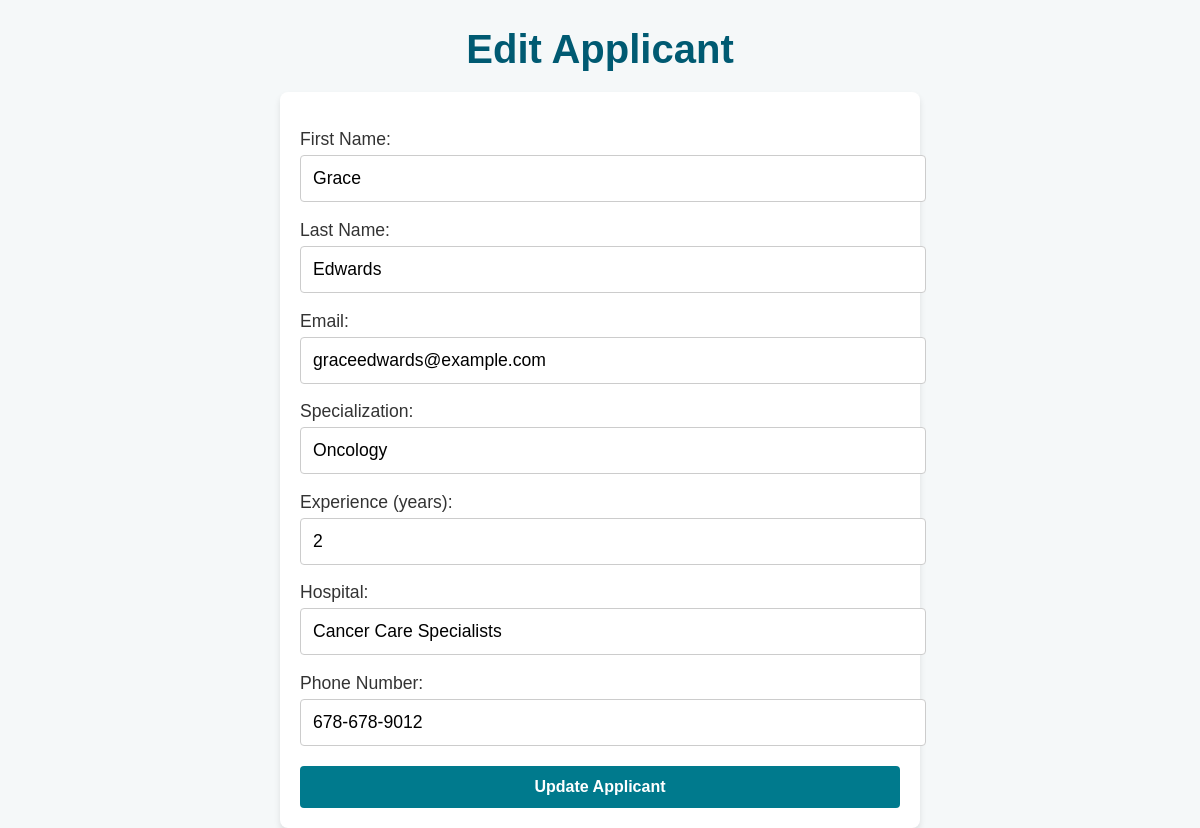
The app's page /edit.php?id=33 with its own data.
### tables this page shows
CREATE TABLE job_applicants (
    id INT AUTO_INCREMENT PRIMARY KEY,
    first_name VARCHAR(100) NOT NULL,
    last_name VARCHAR(100) NOT NULL,
    email VARCHAR(100) NOT NULL UNIQUE,
    specialization VARCHAR(100) NOT NULL,
    experience INT NOT NULL,
    hospital VARCHAR(150) NOT NULL,
    phone_number VARCHAR(15) NOT NULL,
    date_applied DATETIME DEFAULT CURRENT_TIMESTAMP
);

### core/models.php (called while the page is built, shortened)
<?php
function getApplicantByID($pdo, $id) {
    try {
        $stmt = $pdo->prepare("SELECT * FROM job_applicants WHERE id = :id");
        $stmt->execute([':id' => $id]);
        $result = $stmt->fetch(PDO::FETCH_ASSOC);
        return [
            'message' => $result ? 'Applicant retrieved successfully.' : 'Applicant not found.',
            'statusCode' => $result ? 200 : 400,
            'querySet' => $result
        ];
    } catch (PDOException $e) {
        return [
            'message' => 'Failed to retrieve applicant: ' . $e->getMessage(),
            'statusCode' => 400
        ];
    }
}
?>

### edit.php (the view, shortened to what this page needs)
<?php
require_once 'core/dbConfig.php';
require_once 'core/models.php';
if (isset($_GET['id'])) {
    $id = $_GET['id'];
    $applicantData = getApplicantByID($pdo, $id);
    if ($applicantData['statusCode'] === 200) {
        $applicant = $applicantData['querySet'];
    } else {
        $_SESSION['message'] = $applicantData['message'];
        header('Location: index.php');
        exit();
    }
}
?>
<!DOCTYPE html>
<html lang="en">
<head>
    <link rel="stylesheet" href="styles.css">
</head>
<body>
    <h1>Edit Applicant</h1>
    <form action="edit.php" method="POST">
        <p>
            <label for="first_name">First Name:</label>
            <input type="text" name="first_name" value="<?php echo $applicant['first_name']; ?>" required>
        </p>
        <p>
            <label for="last_name">Last Name:</label>
            <input type="text" name="last_name" value="<?php echo $applicant['last_name']; ?>" required>
        </p>
        <p>
            <label for="email">Email:</label>
            <input type="email" name="email" value="<?php echo $applicant['email']; ?>" required>
        </p>
        <p>
            <label for="specialization">Specialization:</label>
            <input type="text" name="specialization" value="<?php echo $applicant['specialization']; ?>" required>
        </p>
        <p>
            <label for="experience">Experience (years):</label>
            <input type="number" name="experience" value="<?php echo $applicant['experience']; ?>" required>
        </p>
        <p>
            <label for="hospital">Hospital:</label>
            <input type="text" name="hospital" value="<?php echo $applicant['hospital']; ?>" required>
        </p>
        <p>
            <label for="phone_number">Phone Number:</label>
            <input type="text" name="phone_number" value="<?php echo $applicant['phone_number']; ?>" required>
        </p>
        <button type="submit">Update Applicant</button>
    </form>
</body>
</html>

### styles.css (style rules this page uses)
body { font-family: 'Arial', sans-serif; margin: 0; padding: 0; background-color: #F5F8F9; color: #333; }
h1 { text-align: center; color: #005A72; font-size: 2.5em; margin-bottom: 20px; font-weight: bold; }
form { background-color: #ffffff; padding: 20px; border-radius: 8px; box-shadow: 0px 4px 6px rgba(0, 0, 0, 0.1); max-width: 600px; margin: 0 auto; }
form p { margin-bottom: 15px; font-size: 1.1em; }
form input, form button { width: 100%; padding: 12px; font-size: 1em; margin-top: 5px; border: 1px solid #ccc; border-radius: 4px; }
form button { background-color: #007A8D; color: white; border: none; cursor: pointer; font-weight: bold; }

### records on screen
job_applicants: first_name "Grace", last_name "Edwards", email "graceedwards@example.com", specialization "Oncology", experience "2", hospital "Cancer Care Specialists", phone_number "678-678-9012"
